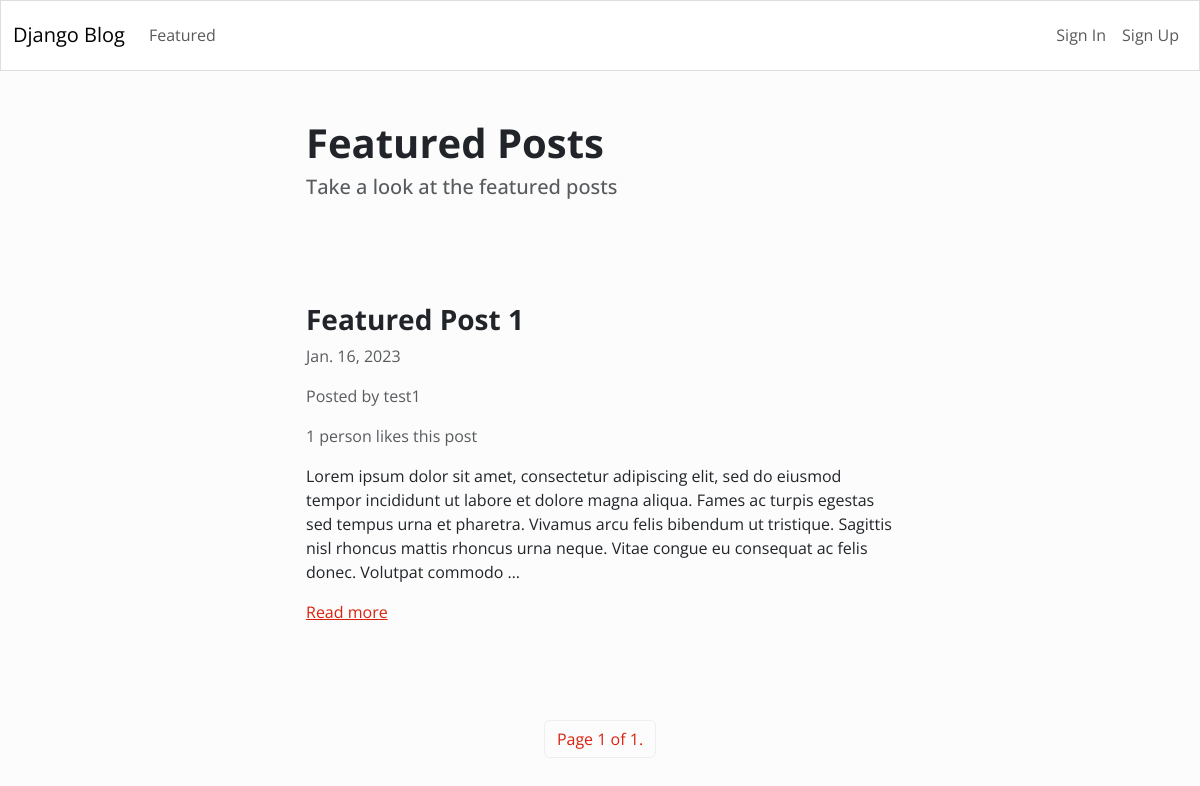
/featured/, run on the app's committed database.
### blog/models.py (models this page shows)
class Article(models.Model):
	title = models.CharField(max_length=255)
	content = HTMLField()
	date = models.DateField(auto_now_add=True)
	author = models.ForeignKey(User, on_delete=models.CASCADE)
	featured = models.BooleanField(default=False)
	likes = models.ManyToManyField(User, related_name='likes', blank=True)

### blog/views.py (the view)
# urls.py: path('featured/', Featured.as_view(), name='featured'),
class Featured(ListView):
	model = Article
	queryset = Article.objects.filter(featured=True).order_by('-date')
	template_name = 'blog/featured.html'
	paginate_by = 1

### blog/templates/blog/featured.html (shortened to what this page needs)
{% extends 'blog/base.html' %}
{% block content %}
	<div class="row">
		<div class="col-md-6 col-12 mx-md-auto mx-3 mt-5 mb-5">
			<h1 class="fw-bolder">Featured Posts</h1>
			<h5 class="text-muted">Take a look at the featured posts</h5>
		</div>
	</div>
	{% for object in object_list %}
	<div class="row">
		<div class="col-md-6 col-11 mx-md-auto mx-3 mt-5 mb-5">
			<h3 class="fw-bold">{{ object.title }}</h3>
			<p class="text-muted"> {{ object.date }}</p>
			<p class="text-muted">Posted by {{ object.author.username }}</p>
			{% if object.likes.count == 1 %}
				<p class="text-muted">{{ object.likes.count }} person likes this post</p>
			{% else %}
				<p class="text-muted">{{ object.likes.count }} people like this post</p>
			{% endif %}
			<div class="my-3">
				{{ object.content|truncatewords_html:50|safe }}
			</div>
			<a href="{% url 'detail_article' object.id %}">Read more</a>
		</div>
	</div>
	{% endfor %}
	<nav>
		<ul class="pagination">
			<div class="mx-auto d-flex flex-row mt-5">
				<li class="page-item">
					<a class="page-link" href="#">Page {{ page_obj.number }} of {{ page_obj.paginator.num_pages }}.</a>
				</li>
			</div>
		</ul>
	</nav>
{% endblock content %}

### data on the page
Article: title "Featured Post 1", date "Jan. 16, 2023", author.username "test1", likes.count "1", content "Lorem ipsum dolor sit amet, consectetur adipiscing elit, sed do eiusmod tempor incididunt ut labore et dolore magna aliqua. Fames ac turpis egestas sed tempus urna et pharetra. Vivamus arcu felis bibendum ut tristique. Sagittis nisl rhoncus mattis rhoncus urna neque. Vitae congue eu consequat ac felis donec. Volutpat commodo …"

### other printed values
{{ page_obj.number }} "1"
{{ page_obj.paginator.num_pages }} "1"
